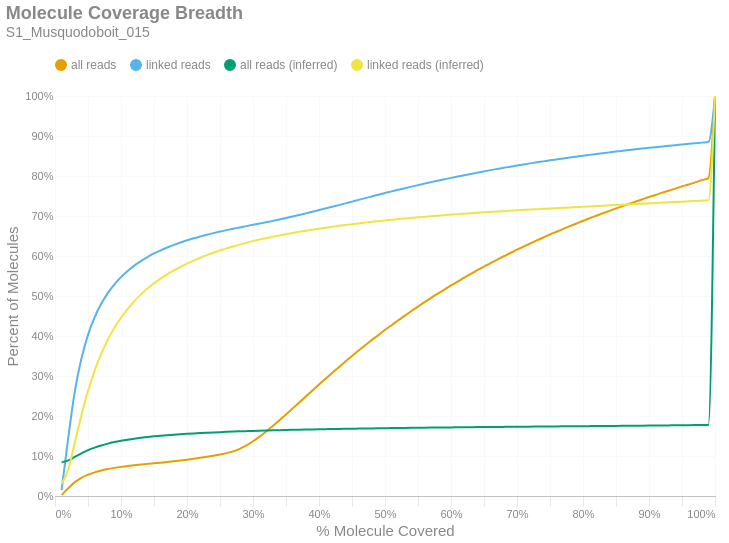

The code cell stored with this chart in its notebook:
### Markdown cell above
### Molecule Read Coverage
This chart shows molecule coverage breadth as computed by the number of bases aligned to that molecule. In other words, "*how much of each unique long molecule is actually sequenced/aligned?*" Keep in mind there is a distinction between sequences and alignments, since some sequences belonging to a particular molecule may not align well and wouldn't appear in the alignment data. This chart also shows molecule coverage breadth as computed by the *inferred fragment* from which the aligned sequences originate. Unlike read coverage, this calculation takes into account the total insert size, including unsequenced gaps between the forward and reverse reads. Like the previous figures, these are cumulative percents.

### Code cell
if SKIPLR:
    print_html(f"Skipped")
else:
    binned_df = consolidated_hist(valids['coverage_bp'], mask, 0.01, True)
    binned_df_inf = consolidated_hist(valids['coverage_inserts'], mask, 0.01, True)
    binned_df = binned_df.with_columns(pl.lit(binned_df_inf['all reads (cumsum)']).alias('all reads (inferred)'))
    binned_df = binned_df.with_columns(pl.lit(binned_df_inf['linked reads (cumsum)']).alias('linked reads (inferred)'))
    binned_df = binned_df.with_columns(
        (pl.col('bin').cast(pl.Float64) + 0.01).alias('right_edge')
    )

    with SafeRender(binned_df):
        (
            density_plot(binned_df, 'Molecule Coverage Breadth', samplename, 'molcov', ['all reads (inferred)','linked reads (inferred)'])
            .encode(
                #x=alt.X('bin:Q', title="% Molecule Covered").axis(format = '%').scale(padding=0),
                x=alt.X('right_edge:Q', title="% Molecule Covered").axis(format='%').scale(padding=0),
                y=alt.Y('value:Q', title='Percent of Molecules')
                    .axis(format='%')
                    .stack(False)
                    .scale(domainMin=0, padding=0),
                color=alt.Color("key:N").scale(domain = ["all reads", "linked reads", "all reads (inferred)", "linked reads (inferred)"]),
                tooltip = [
                    alt.Tooltip("key:N", title = "Data Type"),
                    alt.Tooltip("range_label:N", title="% Molecule Covered"),
                    alt.Tooltip("value:Q", format = ".2%", title="% Molecules")
                ]
            )
        ).display()

### Figure 1 — Vega-Lite specification as saved in the notebook (floating-point values rounded to 4 significant figures)
{"width": "container", "height": 400, "config": {"title": {"anchor": "start", "dy": -15, "fontSize": 18, "color": "#888888", "subtitleColor": "#888888", "subtitleFontSize": 14}, "arc": {"fill": "#0072B2"}, "axis": {"domainColor": "#888888", "domainWidth": 0.5, "gridWidth": 0.2, "grid": false, "titleFontWeight": 400, "titleFontSize": 15, "labelFontSize": 11, "labelColor": "#888888", "tickColor": "#888888", "tickWidth": 0.2, "titleColor": "#888888"}, "axisBand": {"grid": false}, "axisX": {"grid": true, "tickSize": 10, "domainCap": "round"}, "axisY": {"domain": false, "grid": true, "tickSize": 0, "domainCap": "round"}, "background": "transparent", "header": {"labelFontSize": 15, "labelColor": "#888888", "titleFontSize": 15, "titleFontWeight": 600, "titleColor": "#888888"}, "legend": {"labelFont": "sans-serif", "labelFontSize": 12, "labelColor": "#888888", "symbolSize": 100, "symbolType": "circle", "titleFontSize": 12, "titlePadding": 10, "titleColor": "#888888", "title": null, "orient": "top"}, "range": {"category": ["#E69F00", "#56B4E9", "#009E73", "#F0E442", "#0072B2", "#D55E00", "#CC79A7", "#000000"], "diverging": ["#cfe8f3", "#a2d4ec", "#73bfe2", "#46abdb", "#1696d2", "#12719e"]}, "area": {"fill": "#0072B2", "fillOpacity": 0.7, "line": true, "strokeOpacity": 0.7}, "line": {"color": "#0072B2", "stroke": "#0072B2", "strokeWidth": 2}, "trail": {"color": "#0072B2", "stroke": "#0072B2", "strokeWidth": 0, "size": 1}, "point": {"filled": true, "fillOpacity": 1.0, "size": 95}, "text": {"color": "#888888", "fontSize": 11, "align": "right", "fontWeight": 400, "size": 11}, "bar": {"fill": "#0072B2", "stroke": null}, "view": {"stroke": null, "continuousWidth": 660, "continuousHeight": 400}}, "data": {"name": "data-7331fc3a87c6fe4d96aeba3bbca6c996"}, "mark": {"type": "line", "interpolate": "monotone", "point": {"opacity": 0, "size": 275}}, "encoding": {"color": {"field": "key", "scale": {"domain": ["all reads", "linked reads", "all reads (inferred)", "linked reads (inferred)"]}, "type": "nominal"}, "tooltip": [{"field": "key", "title": "Data Type", "type": "nominal"}, {"field": "range_label", "title": "% Molecule Covered", "type": "nominal"}, {"field": "value", "format": ".2%", "title": "% Molecules", "type": "quantitative"}], "x": {"axis": {"format": "%"}, "field": "right_edge", "scale": {"padding": 0}, "title": "% Molecule Covered", "type": "quantitative"}, "y": {"axis": {"format": "%"}, "field": "value", "scale": {"domainMin": 0, "padding": 0}, "stack": false, "title": "Percent of Molecules", "type": "quantitative"}}, "params": [{"name": "param_c36ac31b6afebe62", "select": {"type": "point", "fields": ["key"]}, "bind": "legend"}], "title": {"text": "Molecule Coverage Breadth", "subtitle": "S1_Musquodoboit_015"}, "transform": [{"fold": ["all reads (cumsum)", "linked reads (cumsum)", "all reads (inferred)", "linked reads (inferred)"]}, {"calculate": "replace(datum.key, ' (cumsum)', '')", "as": "key"}, {"filter": {"param": "param_c36ac31b6afebe62"}}], "usermeta": {"embedOptions": {"downloadFileName": "S1_Musquodoboit_015.molcov"}}, "$schema": "https://vega.github.io/schema/vega-lite/v6.1.0.json", "datasets": {"data-7331fc3a87c6fe4d96aeba3bbca6c996": [{"bin": "0.0", "interval": "0.0-0.01", "all reads": 0.00224, "linked reads": 0.0148, "all reads (cumsum)": 0.00224, "linked reads (cumsum)": 0.0148, "range_label": "0.0-0.01", "all reads (inferred)": 0.0841, "linked reads (inferred)": 0.03085, "right_edge": 0.01}, {"bin": "0.01", "interval": "0.01-0.02", "all reads": 0.01712, "linked reads": 0.1299, "all reads (cumsum)": 0.01936, "linked reads (cumsum)": 0.1446, "range_label": "0.01-0.02", "all reads (inferred)": 0.08896, "linked reads (inferred)": 0.06578, "right_edge": 0.02}, {"bin": "0.02", "interval": "0.02-0.03", "all reads": 0.01525, "linked reads": 0.1166, "all reads (cumsum)": 0.03461, "linked reads (cumsum)": 0.2612, "range_label": "0.02-0.03", "all reads (inferred)": 0.0978, "linked reads (inferred)": 0.1332, "right_edge": 0.03}, {"bin": "0.03", "interval": "0.03-0.04", "all reads": 0.01086, "linked reads": 0.08224, "all reads (cumsum)": 0.04547, "linked reads (cumsum)": 0.3435, "range_label": "0.03-0.04", "all reads (inferred)": 0.1067, "linked reads (inferred)": 0.202, "right_edge": 0.04}, {"bin": "0.04", "interval": "0.04-0.05", "all reads": 0.007822, "linked reads": 0.05924, "all reads (cumsum)": 0.05329, "linked reads (cumsum)": 0.4027, "range_label": "0.04-0.05", "all reads (inferred)": 0.1145, "linked reads (inferred)": 0.2624, "right_edge": 0.05}, {"bin": "0.05", "interval": "0.05-0.06", "all reads": 0.005879, "linked reads": 0.04394, "all reads (cumsum)": 0.05917, "linked reads (cumsum)": 0.4467, "range_label": "0.05-0.06", "all reads (inferred)": 0.121, "linked reads (inferred)": 0.3128, "right_edge": 0.06}, {"bin": "0.06", "interval": "0.06-0.07", "all reads": 0.004513, "linked reads": 0.03371, "all reads (cumsum)": 0.06368, "linked reads (cumsum)": 0.4804, "range_label": "0.06-0.07", "all reads (inferred)": 0.1264, "linked reads (inferred)": 0.3551, "right_edge": 0.07}, {"bin": "0.07", "interval": "0.07-0.08", "all reads": 0.003633, "linked reads": 0.02696, "all reads (cumsum)": 0.06732, "linked reads (cumsum)": 0.5073, "range_label": "0.07-0.08", "all reads (inferred)": 0.131, "linked reads (inferred)": 0.3908, "right_edge": 0.08}, {"bin": "0.08", "interval": "0.08-0.09", "all reads": 0.002973, "linked reads": 0.02177, "all reads (cumsum)": 0.07029, "linked reads (cumsum)": 0.5291, "range_label": "0.08-0.09", "all reads (inferred)": 0.1348, "linked reads (inferred)": 0.4204, "right_edge": 0.09}, {"bin": "0.09", "interval": "0.09-0.1", "all reads": 0.002529, "linked reads": 0.01808, "all reads (cumsum)": 0.07282, "linked reads (cumsum)": 0.5472, "range_label": "0.09-0.1", "all reads (inferred)": 0.138, "linked reads (inferred)": 0.4456, "right_edge": 0.1}, {"bin": "0.1", "interval": "0.1-0.11", "all reads": 0.002207, "linked reads": 0.01544, "all reads (cumsum)": 0.07503, "linked reads (cumsum)": 0.5626, "range_label": "0.1-0.11", "all reads (inferred)": 0.1408, "linked reads (inferred)": 0.4674, "right_edge": 0.11}, {"bin": "0.11", "interval": "0.11-0.12", "all reads": 0.001941, "linked reads": 0.01321, "all reads (cumsum)": 0.07697, "linked reads (cumsum)": 0.5758, "range_label": "0.11-0.12", "all reads (inferred)": 0.1433, "linked reads (inferred)": 0.4867, "right_edge": 0.12}, {"bin": "0.12", "interval": "0.12-0.13", "all reads": 0.001739, "linked reads": 0.01142, "all reads (cumsum)": 0.07871, "linked reads (cumsum)": 0.5872, "range_label": "0.12-0.13", "all reads (inferred)": 0.1455, "linked reads (inferred)": 0.5035, "right_edge": 0.13}, {"bin": "0.13", "interval": "0.13-0.14", "all reads": 0.001611, "linked reads": 0.01013, "all reads (cumsum)": 0.08032, "linked reads (cumsum)": 0.5974, "range_label": "0.13-0.14", "all reads (inferred)": 0.1474, "linked reads (inferred)": 0.5185, "right_edge": 0.14}, {"bin": "0.14", "interval": "0.14-0.15", "all reads": 0.001537, "linked reads": 0.008932, "all reads (cumsum)": 0.08185, "linked reads (cumsum)": 0.6063, "range_label": "0.14-0.15", "all reads (inferred)": 0.1491, "linked reads (inferred)": 0.5318, "right_edge": 0.15}, {"bin": "0.15", "interval": "0.15-0.16", "all reads": 0.001531, "linked reads": 0.007796, "all reads (cumsum)": 0.08339, "linked reads (cumsum)": 0.6141, "range_label": "0.15-0.16", "all reads (inferred)": 0.1506, "linked reads (inferred)": 0.5436, "right_edge": 0.16}, {"bin": "0.16", "interval": "0.16-0.17", "all reads": 0.001642, "linked reads": 0.007145, "all reads (cumsum)": 0.08503, "linked reads (cumsum)": 0.6212, "range_label": "0.16-0.17", "all reads (inferred)": 0.152, "linked reads (inferred)": 0.5543, "right_edge": 0.17}, {"bin": "0.17", "interval": "0.17-0.18", "all reads": 0.001793, "linked reads": 0.006554, "all reads (cumsum)": 0.08682, "linked reads (cumsum)": 0.6278, "range_label": "0.17-0.18", "all reads (inferred)": 0.1532, "linked reads (inferred)": 0.564, "right_edge": 0.18}, {"bin": "0.18", "interval": "0.18-0.19", "all reads": 0.001955, "linked reads": 0.005973, "all reads (cumsum)": 0.08878, "linked reads (cumsum)": 0.6338, "range_label": "0.18-0.19", "all reads (inferred)": 0.1544, "linked reads (inferred)": 0.573, "right_edge": 0.19}, {"bin": "0.19", "interval": "0.19-0.2", "all reads": 0.002097, "linked reads": 0.005419, "all reads (cumsum)": 0.09087, "linked reads (cumsum)": 0.6392, "range_label": "0.19-0.2", "all reads (inferred)": 0.1554, "linked reads (inferred)": 0.5811, "right_edge": 0.2}, {"bin": "0.2", "interval": "0.2-0.21", "all reads": 0.002218, "linked reads": 0.005021, "all reads (cumsum)": 0.09309, "linked reads (cumsum)": 0.6442, "range_label": "0.2-0.21", "all reads (inferred)": 0.1564, "linked reads (inferred)": 0.5886, "right_edge": 0.21}, {"bin": "0.21", "interval": "0.21-0.22", "all reads": 0.002405, "linked reads": 0.004578, "all reads (cumsum)": 0.0955, "linked reads (cumsum)": 0.6488, "range_label": "0.21-0.22", "all reads (inferred)": 0.1573, "linked reads (inferred)": 0.5956, "right_edge": 0.22}, {"bin": "0.22", "interval": "0.22-0.23", "all reads": 0.002569, "linked reads": 0.004398, "all reads (cumsum)": 0.09807, "linked reads (cumsum)": 0.6532, "range_label": "0.22-0.23", "all reads (inferred)": 0.1582, "linked reads (inferred)": 0.6021, "right_edge": 0.23}, {"bin": "0.23", "interval": "0.23-0.24", "all reads": 0.002762, "linked reads": 0.003992, "all reads (cumsum)": 0.1008, "linked reads (cumsum)": 0.6572, "range_label": "0.23-0.24", "all reads (inferred)": 0.1589, "linked reads (inferred)": 0.608, "right_edge": 0.24}, {"bin": "0.24", "interval": "0.24-0.25", "all reads": 0.003063, "linked reads": 0.003976, "all reads (cumsum)": 0.1039, "linked reads (cumsum)": 0.6612, "range_label": "0.24-0.25", "all reads (inferred)": 0.1596, "linked reads (inferred)": 0.6136, "right_edge": 0.25}, {"bin": "0.25", "interval": "0.25-0.26", "all reads": 0.003358, "linked reads": 0.003611, "all reads (cumsum)": 0.1072, "linked reads (cumsum)": 0.6648, "range_label": "0.25-0.26", "all reads (inferred)": 0.1603, "linked reads (inferred)": 0.619, "right_edge": 0.26}, {"bin": "0.26", "interval": "0.26-0.27", "all reads": 0.004367, "linked reads": 0.003506, "all reads (cumsum)": 0.1116, "linked reads (cumsum)": 0.6683, "range_label": "0.26-0.27", "all reads (inferred)": 0.161, "linked reads (inferred)": 0.6239, "right_edge": 0.27}, {"bin": "0.27", "interval": "0.27-0.28", "all reads": 0.006308, "linked reads": 0.0032, "all reads (cumsum)": 0.1179, "linked reads (cumsum)": 0.6715, "range_label": "0.27-0.28", "all reads (inferred)": 0.1616, "linked reads (inferred)": 0.6285, "right_edge": 0.28}, {"bin": "0.28", "interval": "0.28-0.29", "all reads": 0.008501, "linked reads": 0.003242, "all reads (cumsum)": 0.1264, "linked reads (cumsum)": 0.6747, "range_label": "0.28-0.29", "all reads (inferred)": 0.1621, "linked reads (inferred)": 0.6329, "right_edge": 0.29}, {"bin": "0.29", "interval": "0.29-0.3", "all reads": 0.01046, "linked reads": 0.003227, "all reads (cumsum)": 0.1369, "linked reads (cumsum)": 0.6779, "range_label": "0.29-0.3", "all reads (inferred)": 0.1627, "linked reads (inferred)": 0.6371, "right_edge": 0.3}, {"bin": "0.3", "interval": "0.3-0.31", "all reads": 0.01168, "linked reads": 0.003198, "all reads (cumsum)": 0.1486, "linked reads (cumsum)": 0.6811, "range_label": "0.3-0.31", "all reads (inferred)": 0.1632, "linked reads (inferred)": 0.641, "right_edge": 0.31}, {"bin": "0.31", "interval": "0.31-0.32", "all reads": 0.01284, "linked reads": 0.003189, "all reads (cumsum)": 0.1614, "linked reads (cumsum)": 0.6843, "range_label": "0.31-0.32", "all reads (inferred)": 0.1637, "linked reads (inferred)": 0.6446, "right_edge": 0.32}, {"bin": "0.32", "interval": "0.32-0.33", "all reads": 0.01374, "linked reads": 0.003474, "all reads (cumsum)": 0.1751, "linked reads (cumsum)": 0.6878, "range_label": "0.32-0.33", "all reads (inferred)": 0.1641, "linked reads (inferred)": 0.6482, "right_edge": 0.33}, {"bin": "0.33", "interval": "0.33-0.34", "all reads": 0.01416, "linked reads": 0.003413, "all reads (cumsum)": 0.1893, "linked reads (cumsum)": 0.6912, "range_label": "0.33-0.34", "all reads (inferred)": 0.1646, "linked reads (inferred)": 0.6516, "right_edge": 0.34}, {"bin": "0.34", "interval": "0.34-0.35", "all reads": 0.01457, "linked reads": 0.003645, "all reads (cumsum)": 0.2039, "linked reads (cumsum)": 0.6949, "range_label": "0.34-0.35", "all reads (inferred)": 0.165, "linked reads (inferred)": 0.6547, "right_edge": 0.35}, {"bin": "0.35", "interval": "0.35-0.36", "all reads": 0.01489, "linked reads": 0.003812, "all reads (cumsum)": 0.2188, "linked reads (cumsum)": 0.6987, "range_label": "0.35-0.36", "all reads (inferred)": 0.1654, "linked reads (inferred)": 0.6576, "right_edge": 0.36}, {"bin": "0.36", "interval": "0.36-0.37", "all reads": 0.01493, "linked reads": 0.003869, "all reads (cumsum)": 0.2337, "linked reads (cumsum)": 0.7025, "range_label": "0.36-0.37", "all reads (inferred)": 0.1657, "linked reads (inferred)": 0.6604, "right_edge": 0.37}, {"bin": "0.37", "interval": "0.37-0.38", "all reads": 0.01498, "linked reads": 0.004044, "all reads (cumsum)": 0.2487, "linked reads (cumsum)": 0.7066, "range_label": "0.37-0.38", "all reads (inferred)": 0.1661, "linked reads (inferred)": 0.6632, "right_edge": 0.38}, {"bin": "0.38", "interval": "0.38-0.39", "all reads": 0.0149, "linked reads": 0.004038, "all reads (cumsum)": 0.2636, "linked reads (cumsum)": 0.7106, "range_label": "0.38-0.39", "all reads (inferred)": 0.1664, "linked reads (inferred)": 0.6658, "right_edge": 0.39}, {"bin": "0.39", "interval": "0.39-0.4", "all reads": 0.01514, "linked reads": 0.004162, "all reads (cumsum)": 0.2787, "linked reads (cumsum)": 0.7148, "range_label": "0.39-0.4", "all reads (inferred)": 0.1668, "linked reads (inferred)": 0.6684, "right_edge": 0.4}, {"bin": "0.4", "interval": "0.4-0.41", "all reads": 0.01449, "linked reads": 0.00413, "all reads (cumsum)": 0.2932, "linked reads (cumsum)": 0.7189, "range_label": "0.4-0.41", "all reads (inferred)": 0.1671, "linked reads (inferred)": 0.6708, "right_edge": 0.41}, {"bin": "0.41", "interval": "0.41-0.42", "all reads": 0.01453, "linked reads": 0.004114, "all reads (cumsum)": 0.3077, "linked reads (cumsum)": 0.723, "range_label": "0.41-0.42", "all reads (inferred)": 0.1674, "linked reads (inferred)": 0.6731, "right_edge": 0.42}, {"bin": "0.42", "interval": "0.42-0.43", "all reads": 0.01441, "linked reads": 0.004187, "all reads (cumsum)": 0.3221, "linked reads (cumsum)": 0.7272, "range_label": "0.42-0.43", "all reads (inferred)": 0.1677, "linked reads (inferred)": 0.6755, "right_edge": 0.43}, {"bin": "0.43", "interval": "0.43-0.44", "all reads": 0.01401, "linked reads": 0.004311, "all reads (cumsum)": 0.3361, "linked reads (cumsum)": 0.7315, "range_label": "0.43-0.44", "all reads (inferred)": 0.168, "linked reads (inferred)": 0.6776, "right_edge": 0.44}, {"bin": "0.44", "interval": "0.44-0.45", "all reads": 0.01389, "linked reads": 0.004417, "all reads (cumsum)": 0.35, "linked reads (cumsum)": 0.7359, "range_label": "0.44-0.45", "all reads (inferred)": 0.1683, "linked reads (inferred)": 0.6796, "right_edge": 0.45}, {"bin": "0.45", "interval": "0.45-0.46", "all reads": 0.01354, "linked reads": 0.004313, "all reads (cumsum)": 0.3636, "linked reads (cumsum)": 0.7403, "range_label": "0.45-0.46", "all reads (inferred)": 0.1685, "linked reads (inferred)": 0.6815, "right_edge": 0.46}, {"bin": "0.46", "interval": "0.46-0.47", "all reads": 0.0132, "linked reads": 0.004407, "all reads (cumsum)": 0.3768, "linked reads (cumsum)": 0.7447, "range_label": "0.46-0.47", "all reads (inferred)": 0.1688, "linked reads (inferred)": 0.6835, "right_edge": 0.47}, {"bin": "0.47", "interval": "0.47-0.48", "all reads": 0.0132, "linked reads": 0.004223, "all reads (cumsum)": 0.39, "linked reads (cumsum)": 0.7489, "range_label": "0.47-0.48", "all reads (inferred)": 0.169, "linked reads (inferred)": 0.6854, "right_edge": 0.48}, {"bin": "0.48", "interval": "0.48-0.49", "all reads": 0.0123, "linked reads": 0.004268, "all reads (cumsum)": 0.4023, "linked reads (cumsum)": 0.7532, "range_label": "0.48-0.49", "all reads (inferred)": 0.1693, "linked reads (inferred)": 0.6871, "right_edge": 0.49}, {"bin": "0.49", "interval": "0.49-0.5", "all reads": 0.01342, "linked reads": 0.004376, "all reads (cumsum)": 0.4157, "linked reads (cumsum)": 0.7575, "range_label": "0.49-0.5", "all reads (inferred)": 0.1695, "linked reads (inferred)": 0.6889, "right_edge": 0.5}, {"bin": "0.5", "interval": "0.5-0.51", "all reads": 0.0112, "linked reads": 0.003962, "all reads (cumsum)": 0.4269, "linked reads (cumsum)": 0.7615, "range_label": "0.5-0.51", "all reads (inferred)": 0.1697, "linked reads (inferred)": 0.6905, "right_edge": 0.51}, {"bin": "0.51", "interval": "0.51-0.52", "all reads": 0.01235, "linked reads": 0.004017, "all reads (cumsum)": 0.4392, "linked reads (cumsum)": 0.7655, "range_label": "0.51-0.52", "all reads (inferred)": 0.17, "linked reads (inferred)": 0.6922, "right_edge": 0.52}, {"bin": "0.52", "interval": "0.52-0.53", "all reads": 0.01155, "linked reads": 0.003988, "all reads (cumsum)": 0.4508, "linked reads (cumsum)": 0.7695, "range_label": "0.52-0.53", "all reads (inferred)": 0.1702, "linked reads (inferred)": 0.6937, "right_edge": 0.53}, {"bin": "0.53", "interval": "0.53-0.54", "all reads": 0.01161, "linked reads": 0.003899, "all reads (cumsum)": 0.4624, "linked reads (cumsum)": 0.7734, "range_label": "0.53-0.54", "all reads (inferred)": 0.1704, "linked reads (inferred)": 0.6952, "right_edge": 0.54}, {"bin": "0.54", "interval": "0.54-0.55", "all reads": 0.01106, "linked reads": 0.003838, "all reads (cumsum)": 0.4735, "linked reads (cumsum)": 0.7772, "range_label": "0.54-0.55", "all reads (inferred)": 0.1706, "linked reads (inferred)": 0.6967, "right_edge": 0.55}, {"bin": "0.55", "interval": "0.55-0.56", "all reads": 0.0112, "linked reads": 0.003721, "all reads (cumsum)": 0.4847, "linked reads (cumsum)": 0.781, "range_label": "0.55-0.56", "all reads (inferred)": 0.1708, "linked reads (inferred)": 0.6981, "right_edge": 0.56}, {"bin": "0.56", "interval": "0.56-0.57", "all reads": 0.01081, "linked reads": 0.003749, "all reads (cumsum)": 0.4955, "linked reads (cumsum)": 0.7847, "range_label": "0.56-0.57", "all reads (inferred)": 0.171, "linked reads (inferred)": 0.6995, "right_edge": 0.57}, {"bin": "0.57", "interval": "0.57-0.58", "all reads": 0.01039, "linked reads": 0.003584, "all reads (cumsum)": 0.5059, "linked reads (cumsum)": 0.7883, "range_label": "0.57-0.58", "all reads (inferred)": 0.1712, "linked reads (inferred)": 0.7009, "right_edge": 0.58}, {"bin": "0.58", "interval": "0.58-0.59", "all reads": 0.0103, "linked reads": 0.003516, "all reads (cumsum)": 0.5162, "linked reads (cumsum)": 0.7918, "range_label": "0.58-0.59", "all reads (inferred)": 0.1714, "linked reads (inferred)": 0.7022, "right_edge": 0.59}, {"bin": "0.59", "interval": "0.59-0.6", "all reads": 0.01021, "linked reads": 0.0035, "all reads (cumsum)": 0.5264, "linked reads (cumsum)": 0.7953, "range_label": "0.59-0.6", "all reads (inferred)": 0.1715, "linked reads (inferred)": 0.7035, "right_edge": 0.6}, {"bin": "0.6", "interval": "0.6-0.61", "all reads": 0.009536, "linked reads": 0.003327, "all reads (cumsum)": 0.5359, "linked reads (cumsum)": 0.7986, "range_label": "0.6-0.61", "all reads (inferred)": 0.1717, "linked reads (inferred)": 0.7047, "right_edge": 0.61}, {"bin": "0.61", "interval": "0.61-0.62", "all reads": 0.00981, "linked reads": 0.003312, "all reads (cumsum)": 0.5457, "linked reads (cumsum)": 0.8019, "range_label": "0.61-0.62", "all reads (inferred)": 0.1719, "linked reads (inferred)": 0.7058, "right_edge": 0.62}, {"bin": "0.62", "interval": "0.62-0.63", "all reads": 0.009401, "linked reads": 0.003227, "all reads (cumsum)": 0.5551, "linked reads (cumsum)": 0.8052, "range_label": "0.62-0.63", "all reads (inferred)": 0.172, "linked reads (inferred)": 0.7069, "right_edge": 0.63}, {"bin": "0.63", "interval": "0.63-0.64", "all reads": 0.009268, "linked reads": 0.003262, "all reads (cumsum)": 0.5644, "linked reads (cumsum)": 0.8084, "range_label": "0.63-0.64", "all reads (inferred)": 0.1722, "linked reads (inferred)": 0.708, "right_edge": 0.64}, {"bin": "0.64", "interval": "0.64-0.65", "all reads": 0.008946, "linked reads": 0.003107, "all reads (cumsum)": 0.5733, "linked reads (cumsum)": 0.8115, "range_label": "0.64-0.65", "all reads (inferred)": 0.1724, "linked reads (inferred)": 0.7091, "right_edge": 0.65}, {"bin": "0.65", "interval": "0.65-0.66", "all reads": 0.009073, "linked reads": 0.003164, "all reads (cumsum)": 0.5824, "linked reads (cumsum)": 0.8147, "range_label": "0.65-0.66", "all reads (inferred)": 0.1725, "linked reads (inferred)": 0.7102, "right_edge": 0.66}, {"bin": "0.66", "interval": "0.66-0.67", "all reads": 0.00847, "linked reads": 0.002943, "all reads (cumsum)": 0.5909, "linked reads (cumsum)": 0.8177, "range_label": "0.66-0.67", "all reads (inferred)": 0.1727, "linked reads (inferred)": 0.7112, "right_edge": 0.67}, {"bin": "0.67", "interval": "0.67-0.68", "all reads": 0.008487, "linked reads": 0.002867, "all reads (cumsum)": 0.5994, "linked reads (cumsum)": 0.8205, "range_label": "0.67-0.68", "all reads (inferred)": 0.1728, "linked reads (inferred)": 0.7121, "right_edge": 0.68}, {"bin": "0.68", "interval": "0.68-0.69", "all reads": 0.008119, "linked reads": 0.002876, "all reads (cumsum)": 0.6075, "linked reads (cumsum)": 0.8234, "range_label": "0.68-0.69", "all reads (inferred)": 0.173, "linked reads (inferred)": 0.7132, "right_edge": 0.69}, {"bin": "0.69", "interval": "0.69-0.7", "all reads": 0.008217, "linked reads": 0.002806, "all reads (cumsum)": 0.6157, "linked reads (cumsum)": 0.8262, "range_label": "0.69-0.7", "all reads (inferred)": 0.1731, "linked reads (inferred)": 0.7141, "right_edge": 0.7}, {"bin": "0.7", "interval": "0.7-0.71", "all reads": 0.007812, "linked reads": 0.002729, "all reads (cumsum)": 0.6235, "linked reads (cumsum)": 0.8289, "range_label": "0.7-0.71", "all reads (inferred)": 0.1732, "linked reads (inferred)": 0.7151, "right_edge": 0.71}, {"bin": "0.71", "interval": "0.71-0.72", "all reads": 0.007695, "linked reads": 0.002612, "all reads (cumsum)": 0.6312, "linked reads (cumsum)": 0.8315, "range_label": "0.71-0.72", "all reads (inferred)": 0.1734, "linked reads (inferred)": 0.716, "right_edge": 0.72}, {"bin": "0.72", "interval": "0.72-0.73", "all reads": 0.007644, "linked reads": 0.002585, "all reads (cumsum)": 0.6389, "linked reads (cumsum)": 0.8341, "range_label": "0.72-0.73", "all reads (inferred)": 0.1735, "linked reads (inferred)": 0.7169, "right_edge": 0.73}, {"bin": "0.73", "interval": "0.73-0.74", "all reads": 0.00732, "linked reads": 0.002456, "all reads (cumsum)": 0.6462, "linked reads (cumsum)": 0.8366, "range_label": "0.73-0.74", "all reads (inferred)": 0.1737, "linked reads (inferred)": 0.7178, "right_edge": 0.74}, {"bin": "0.74", "interval": "0.74-0.75", "all reads": 0.007605, "linked reads": 0.002549, "all reads (cumsum)": 0.6538, "linked reads (cumsum)": 0.8391, "range_label": "0.74-0.75", "all reads (inferred)": 0.1738, "linked reads (inferred)": 0.7187, "right_edge": 0.75}, {"bin": "0.75", "interval": "0.75-0.76", "all reads": 0.006952, "linked reads": 0.002284, "all reads (cumsum)": 0.6607, "linked reads (cumsum)": 0.8414, "range_label": "0.75-0.76", "all reads (inferred)": 0.1739, "linked reads (inferred)": 0.7196, "right_edge": 0.76}, {"bin": "0.76", "interval": "0.76-0.77", "all reads": 0.007003, "linked reads": 0.002308, "all reads (cumsum)": 0.6677, "linked reads (cumsum)": 0.8437, "range_label": "0.76-0.77", "all reads (inferred)": 0.1741, "linked reads (inferred)": 0.7205, "right_edge": 0.77}, {"bin": "0.77", "interval": "0.77-0.78", "all reads": 0.0068, "linked reads": 0.00238, "all reads (cumsum)": 0.6745, "linked reads (cumsum)": 0.8461, "range_label": "0.77-0.78", "all reads (inferred)": 0.1742, "linked reads (inferred)": 0.7213, "right_edge": 0.78}, {"bin": "0.78", "interval": "0.78-0.79", "all reads": 0.006655, "linked reads": 0.002304, "all reads (cumsum)": 0.6812, "linked reads (cumsum)": 0.8484, "range_label": "0.78-0.79", "all reads (inferred)": 0.1744, "linked reads (inferred)": 0.7222, "right_edge": 0.79}, {"bin": "0.79", "interval": "0.79-0.8", "all reads": 0.006922, "linked reads": 0.002287, "all reads (cumsum)": 0.6881, "linked reads (cumsum)": 0.8507, "range_label": "0.79-0.8", "all reads (inferred)": 0.1745, "linked reads (inferred)": 0.7232, "right_edge": 0.8}, {"bin": "0.8", "interval": "0.8-0.81", "all reads": 0.006193, "linked reads": 0.002105, "all reads (cumsum)": 0.6943, "linked reads (cumsum)": 0.8528, "range_label": "0.8-0.81", "all reads (inferred)": 0.1747, "linked reads (inferred)": 0.724, "right_edge": 0.81}, {"bin": "0.81", "interval": "0.81-0.82", "all reads": 0.006293, "linked reads": 0.002168, "all reads (cumsum)": 0.7006, "linked reads (cumsum)": 0.855, "range_label": "0.81-0.82", "all reads (inferred)": 0.1748, "linked reads (inferred)": 0.7249, "right_edge": 0.82}, {"bin": "0.82", "interval": "0.82-0.83", "all reads": 0.006284, "linked reads": 0.002077, "all reads (cumsum)": 0.7069, "linked reads (cumsum)": 0.857, "range_label": "0.82-0.83", "all reads (inferred)": 0.175, "linked reads (inferred)": 0.7257, "right_edge": 0.83}, {"bin": "0.83", "interval": "0.83-0.84", "all reads": 0.006087, "linked reads": 0.002014, "all reads (cumsum)": 0.713, "linked reads (cumsum)": 0.8591, "range_label": "0.83-0.84", "all reads (inferred)": 0.1751, "linked reads (inferred)": 0.7266, "right_edge": 0.84}, {"bin": "0.84", "interval": "0.84-0.85", "all reads": 0.005901, "linked reads": 0.001985, "all reads (cumsum)": 0.7189, "linked reads (cumsum)": 0.861, "range_label": "0.84-0.85", "all reads (inferred)": 0.1753, "linked reads (inferred)": 0.7275, "right_edge": 0.85}, {"bin": "0.85", "interval": "0.85-0.86", "all reads": 0.005921, "linked reads": 0.001924, "all reads (cumsum)": 0.7248, "linked reads (cumsum)": 0.863, "range_label": "0.85-0.86", "all reads (inferred)": 0.1754, "linked reads (inferred)": 0.7283, "right_edge": 0.86}, {"bin": "0.86", "interval": "0.86-0.87", "all reads": 0.005694, "linked reads": 0.001911, "all reads (cumsum)": 0.7305, "linked reads (cumsum)": 0.8649, "range_label": "0.86-0.87", "all reads (inferred)": 0.1756, "linked reads (inferred)": 0.7291, "right_edge": 0.87}, {"bin": "0.87", "interval": "0.87-0.88", "all reads": 0.00577, "linked reads": 0.001906, "all reads (cumsum)": 0.7363, "linked reads (cumsum)": 0.8668, "range_label": "0.87-0.88", "all reads (inferred)": 0.1757, "linked reads (inferred)": 0.73, "right_edge": 0.88}, {"bin": "0.88", "interval": "0.88-0.89", "all reads": 0.005524, "linked reads": 0.001795, "all reads (cumsum)": 0.7418, "linked reads (cumsum)": 0.8686, "range_label": "0.88-0.89", "all reads (inferred)": 0.1759, "linked reads (inferred)": 0.7308, "right_edge": 0.89}, {"bin": "0.89", "interval": "0.89-0.9", "all reads": 0.005607, "linked reads": 0.001751, "all reads (cumsum)": 0.7474, "linked reads (cumsum)": 0.8703, "range_label": "0.89-0.9", "all reads (inferred)": 0.176, "linked reads (inferred)": 0.7317, "right_edge": 0.9}, {"bin": "0.9", "interval": "0.9-0.91", "all reads": 0.005214, "linked reads": 0.001794, "all reads (cumsum)": 0.7526, "linked reads (cumsum)": 0.8721, "range_label": "0.9-0.91", "all reads (inferred)": 0.1762, "linked reads (inferred)": 0.7326, "right_edge": 0.91}, {"bin": "0.91", "interval": "0.91-0.92", "all reads": 0.005734, "linked reads": 0.001707, "all reads (cumsum)": 0.7583, "linked reads (cumsum)": 0.8738, "range_label": "0.91-0.92", "all reads (inferred)": 0.1764, "linked reads (inferred)": 0.7334, "right_edge": 0.92}, {"bin": "0.92", "interval": "0.92-0.93", "all reads": 0.004908, "linked reads": 0.001628, "all reads (cumsum)": 0.7632, "linked reads (cumsum)": 0.8755, "range_label": "0.92-0.93", "all reads (inferred)": 0.1765, "linked reads (inferred)": 0.7342, "right_edge": 0.93}, {"bin": "0.93", "interval": "0.93-0.94", "all reads": 0.005255, "linked reads": 0.001641, "all reads (cumsum)": 0.7685, "linked reads (cumsum)": 0.8771, "range_label": "0.93-0.94", "all reads (inferred)": 0.1767, "linked reads (inferred)": 0.735, "right_edge": 0.94}, {"bin": "0.94", "interval": "0.94-0.95", "all reads": 0.005646, "linked reads": 0.00167, "all reads (cumsum)": 0.7741, "linked reads (cumsum)": 0.8788, "range_label": "0.94-0.95", "all reads (inferred)": 0.1769, "linked reads (inferred)": 0.7358, "right_edge": 0.95}, {"bin": "0.95", "interval": "0.95-0.96", "all reads": 0.004601, "linked reads": 0.00161, "all reads (cumsum)": 0.7787, "linked reads (cumsum)": 0.8804, "range_label": "0.95-0.96", "all reads (inferred)": 0.1771, "linked reads (inferred)": 0.7366, "right_edge": 0.96}, {"bin": "0.96", "interval": "0.96-0.97", "all reads": 0.005329, "linked reads": 0.001512, "all reads (cumsum)": 0.7841, "linked reads (cumsum)": 0.8819, "range_label": "0.96-0.97", "all reads (inferred)": 0.1773, "linked reads (inferred)": 0.7374, "right_edge": 0.97}, {"bin": "0.97", "interval": "0.97-0.98", "all reads": 0.00551, "linked reads": 0.001556, "all reads (cumsum)": 0.7896, "linked reads (cumsum)": 0.8834, "range_label": "0.97-0.98", "all reads (inferred)": 0.1775, "linked reads (inferred)": 0.7384, "right_edge": 0.98}, {"bin": "0.98", "interval": "0.98-0.99", "all reads": 0.005248, "linked reads": 0.001512, "all reads (cumsum)": 0.7948, "linked reads (cumsum)": 0.885, "range_label": "0.98-0.99", "all reads (inferred)": 0.1778, "linked reads (inferred)": 0.7394, "right_edge": 0.99}, {"bin": "0.99", "interval": "0.99-1.0", "all reads": 0.2052, "linked reads": 0.115, "all reads (cumsum)": 1.0, "linked reads (cumsum)": 1.0, "range_label": "0.99-1.0", "all reads (inferred)": 1.0, "linked reads (inferred)": 1.0, "right_edge": 1.0}]}}
